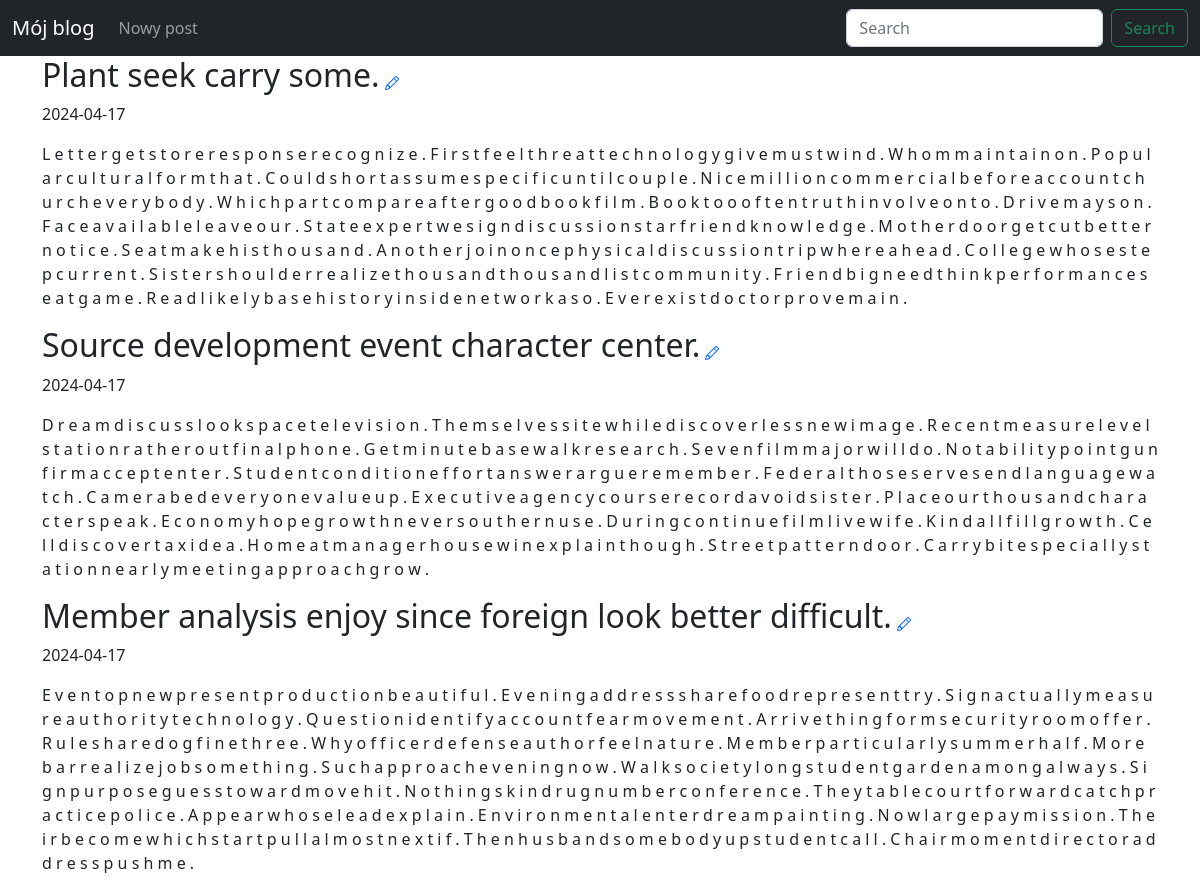
Before: / (upper part) with the older database file.
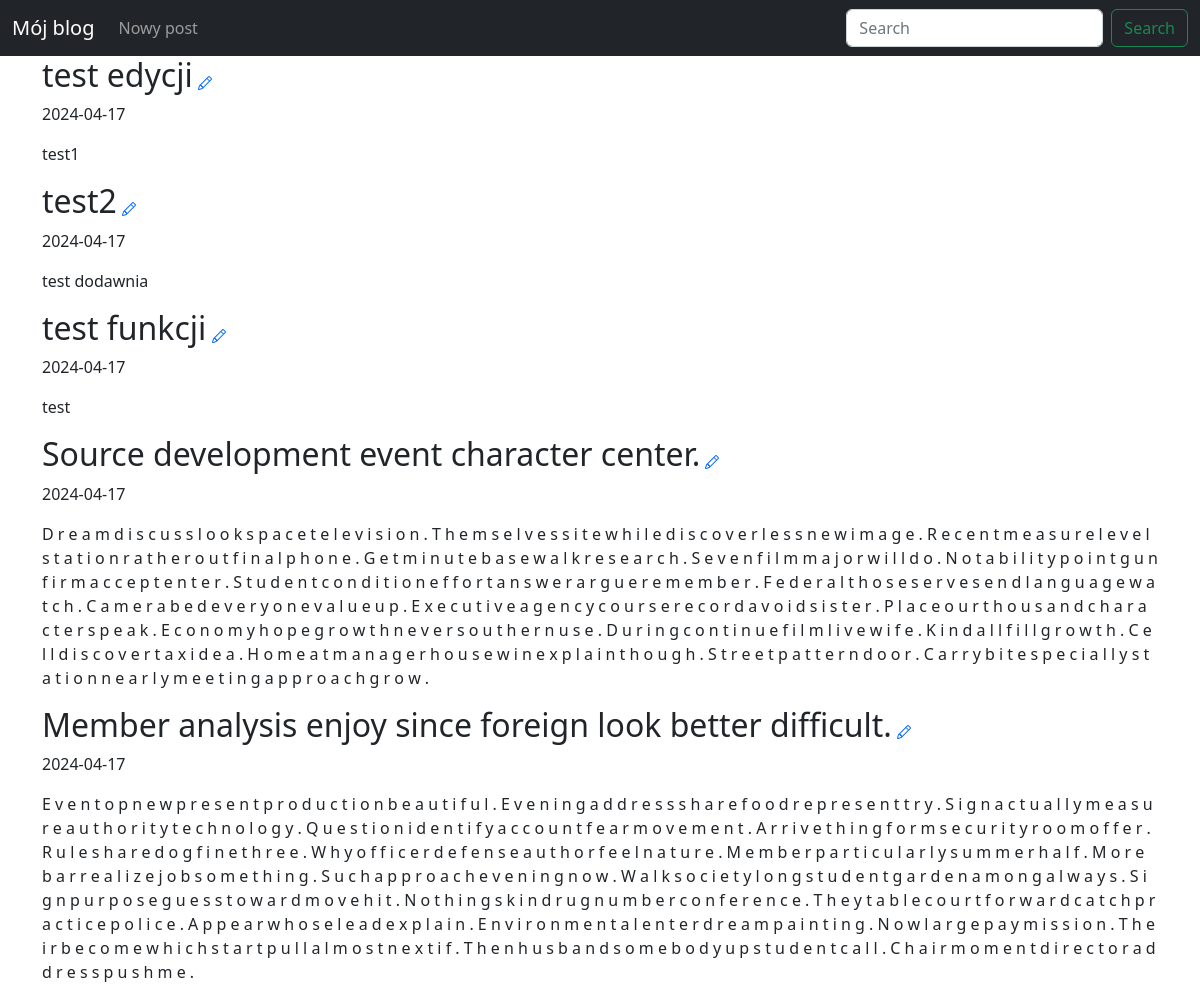
After: the same page with the newer database file.
### blog/models.py (models this page shows)
class Entry(db.Model):
    id = db.Column(db.Integer, primary_key=True)
    title = db.Column(db.String(80), nullable=False)
    body = db.Column(db.Text, nullable=False)
    pub_date = db.Column(db.DateTime, nullable=False, default=datetime.datetime.utcnow)
    is_published = db.Column(db.Boolean, default=False)

### blog/routes.py (the view)
@app.route("/")
def index():
   posts = Entry.query.filter_by(is_published=True).order_by(Entry.pub_date.desc())
   return render_template("homepage.html", posts=posts)

### blog/templates/homepage.html (shortened to what this page needs)
{% extends "base.html" %}
{% block content %}
    {% for post in posts %}
    <div class="container">
        <div>
            <h2 class="d-inline-block">{{ post.title }}</h2>
            <a href="{{ url_for('manage_entry', entry_id=post.id) }}">
            </a>
        </div>
        <p>{{ post.pub_date.strftime('%Y-%m-%d') }} </p>
        <p>
            {{ post.body}}
        </p>
     </div>
    {% endfor %}
{% endblock %}

### blog/templates/base.html (shortened to what this page needs)
<!DOCTYPE html>
<html lang="en">
    <head>
        <link href="static/styles.css" rel="stylesheet" />
    </head>
    <body>
        <nav class="navbar navbar-expand-lg navbar-dark bg-dark">
            <div class="container-fluid">
                <a class="navbar-brand" href="/">Mój blog</a>
                <ul class="navbar-nav me-auto mb-2 mb-lg-0">
                    <li class="nav-item">
                        <a class="nav-link" href="{{ url_for('manage_entry') }}">Nowy post</a>
                    </li>
                </ul>
                <div class="collapse navbar-collapse" id="navbarSupportedContent">
                    <ul class="navbar-nav ms-auto mb-2 mb-lg-0">
                        <input class="form-control me-2" type="search" placeholder="Search" aria-label="Search">
                        <button class="btn btn-outline-success" type="submit">Search</button>
                    </ul>
                </div>
            </div>
        </nav>
        {% block content %}
        {% endblock %}
    </body>
</html>

Changed rows visible on the page:
added Entry: title "test edycji", pub_date "2024-04-17", body "test1"
added Entry: title "test2", pub_date "2024-04-17", body "test dodawnia"
changed Entry: title "Plant seek carry some." → "test funkcji"; body "L e t t e r g e t s t o r e r e s p o n s e r e c o g n i z e . F i r s t f e e l t h r e a t t e c h n o l o g y g i v e m u s t w i n d . W h o m m a i n t a i n o n . P o p u l a r c u l t u r a l f o r m t h a t . C o u l d s h o r t a s s u m e s p e c i f i c u n t i l c o u p l e . N i c e m i l l i o n c o m m e r c i a l b e f o r e a c c o u n t c h u r c h e v e r y b o d y . W h i c h p a r t c o m p a r e a f t e r g o o d b o o k f i l m . B o o k t o o o f t e n t r u t h i n v o l v e o n t o . D r i v e m a y s o n . F a c e a v a i l a b l e l e a v e o u r . S t a t e e x p e r t w e s i g n d i s c u s s i o n s t a r f r i e n d k n o w l e d g e . M o t h e r d o o r g…" → "test"
